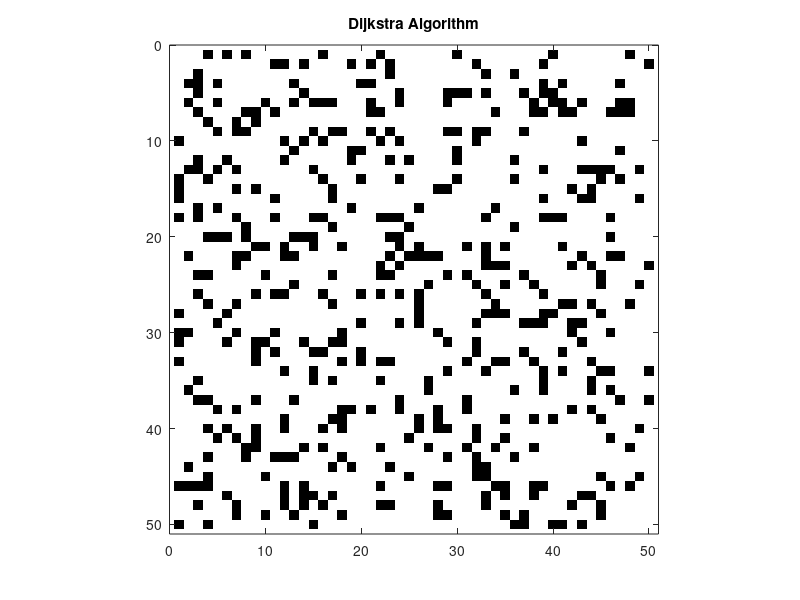

Write MATLAB code to recreate this figure. (Note: this script raises an error after producing the figure.)
%*********%
%author: wang
%date:24.4.16
%*********%

clc;clear;close all;
figure;
width=50;
length=50;
map=ones(width,length)*255;
obstaclePercent=0.2;
map(ind2sub([width,length],ceil(width*length.*rand(width*length*obstaclePercent,1))))=0;

imshow(map,'InitialMagnification', 'fit');
title('Dijkstra Algorithm');
hold on;
ax=gca;
axis on;
axis equal;
axis([0,width+1,0,length+1]);
[x,y]=ginput(2);
startPoint=[round(x(1)),round(y(1))];
goalPoint=[round(x(2)),round(y(2))];
plot(startPoint(1),startPoint(2),'go','MarkerFaceColor','g');
plot(goalPoint(1),goalPoint(2),'rp','MarkerFaceColor','r');
disp(startPoint);
disp(goalPoint);

costs=inf(width,length);
costs(startPoint(1),startPoint(2))=0;
visited = false(width, length);
moves=[-1,0;0,1;1,0;0,-1];
while ~visited(goalPoint(1),goalPoint(2))
    minCost=min(min(costs(~visited)));
    [currentX,currentY]=find(costs==minCost & visited==0);
    visited(currentX(1),currentY(1))=1;  %标记为已访问
    for i=1:size(moves,1)
        newX=currentX(1)+moves(i,1);
        newY=currentY(1)+moves(i,2);
        if newX==goalPoint(1) && newY==goalPoint(2)
            flag=1;
            break;
        end
         if newX >= 1 && newX <= width && newY >= 1 && newY <= length
            % 检查新位置是否可以通行 (不是障碍物)
            if map(newY, newX) == 255
                % 更新代价 (假设每个移动的代价都为 1)
                newCost = costs(currentX(1), currentY(1)) + 1; % 假设每个移动的代价都为 1
                if newCost < costs(newX, newY)
                    costs(newX, newY) = newCost;
                    plot(newX,newY,'*','MarkerEdgeColor',[.5,.5,.5]);
                    drawnow;
                end
            end
        end
    end
    if flag break; end
end
path = [goalPoint(1), goalPoint(2)]; % 初始化路径，起始点是目标点
currentX = goalPoint(1); % 当前节点的 x 坐标
currentY = goalPoint(2); % 当前节点的 y 坐标

% 从目标点开始回溯到起点
while ~(currentX == startPoint(1) && currentY == startPoint(2))
    neighbors = zeros(size(moves, 1), 2); % 初始化邻居节点数组
    % 遍历当前节点的所有邻居节点
    for i = 1:size(moves, 1)
        newX = currentX + moves(i, 1); % 计算邻居节点的 x 坐标
        newY = currentY + moves(i, 2); % 计算邻居节点的 y 坐标
        % 检查邻居节点是否在地图范围内
        if newX >= 1 && newX <= width && newY >= 1 && newY <= length
            neighbors(i, :) = [newX, newY]; % 将邻居节点的坐标添加到数组中
        end
    end
    % 获取邻居节点的代价值
    neighborCosts = costs(sub2ind([width, length], neighbors(:, 1), neighbors(:, 2)));
    % 找到邻居节点中代价最小的节点的索引
    [~, idx] = min(neighborCosts);
    % 更新当前节点为代价最小的邻居节点
    currentX = neighbors(idx, 1);
    currentY = neighbors(idx, 2);
    % 将当前节点的坐标添加到路径中
    path = [currentX, currentY; path];
end

% 绘制最短路径
plot(path(:, 1), path(:, 2), 'r', 'LineWidth', 2);
    
    

